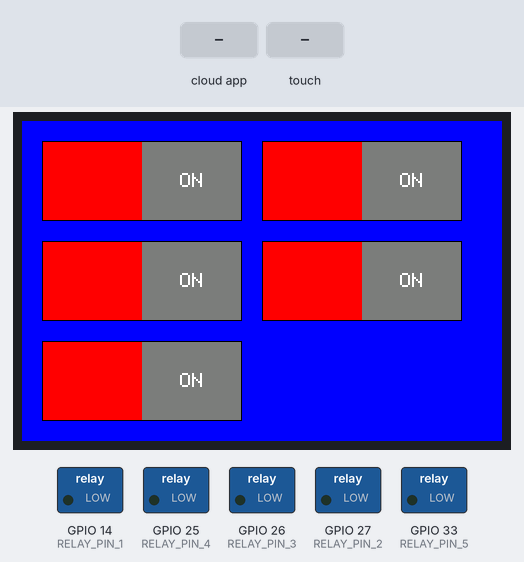
The sketch below on a simulated ESP32. Parts: 480×320 colour display, switched loads named in the sketch (green lamp = pin HIGH). The inputs (shaded band) are chosen by the test bench. WiFi joins after 1.5 s; servers stay silent unless stated.

Above: at 3.5 s.
3.6 s: the phone or cloud app sets Ladegeraet to 1
At 4.6 s:
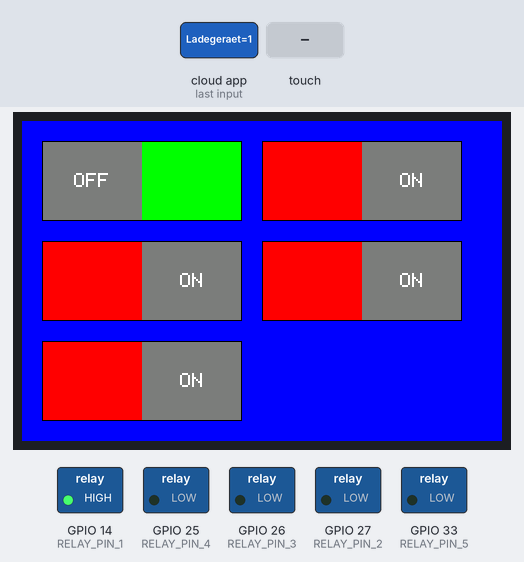
5.1 s: screen touched at 87 % across, 10 % down
At 5.8 s:
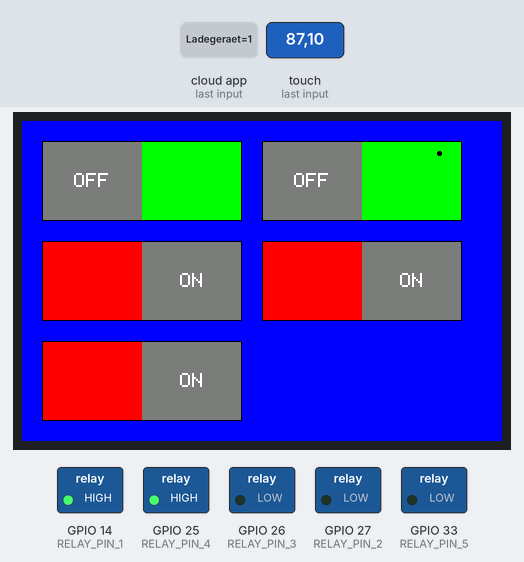
6.6 s: the phone or cloud app sets Stromversorger to 1
At 6.9 s:
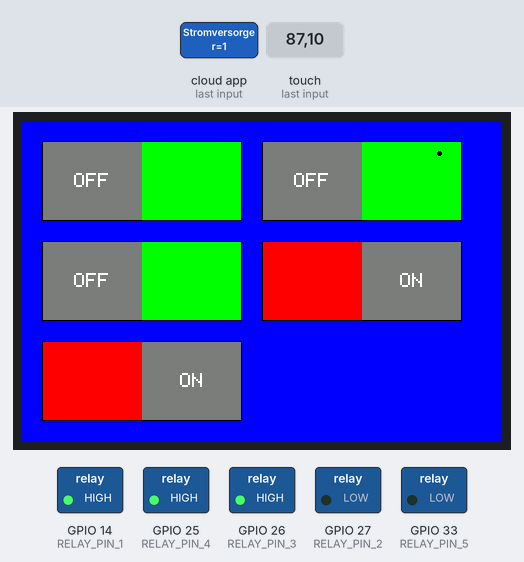
8.1 s: the phone or cloud app sets Picoskop to 1
At 9.2 s:
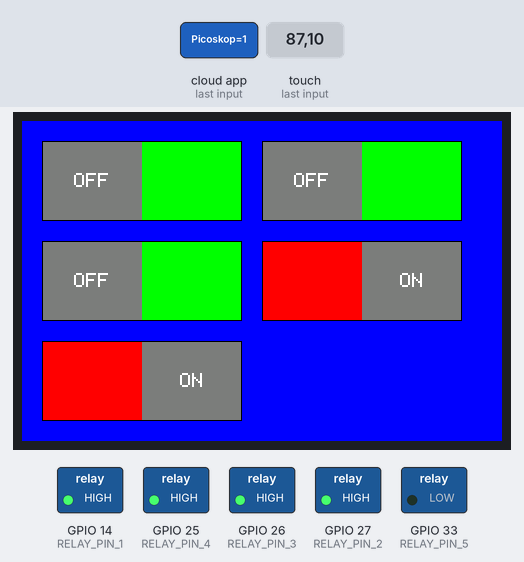
9.6 s: the phone or cloud app sets Bedienungsanleitung to 1
At 10.3 s:
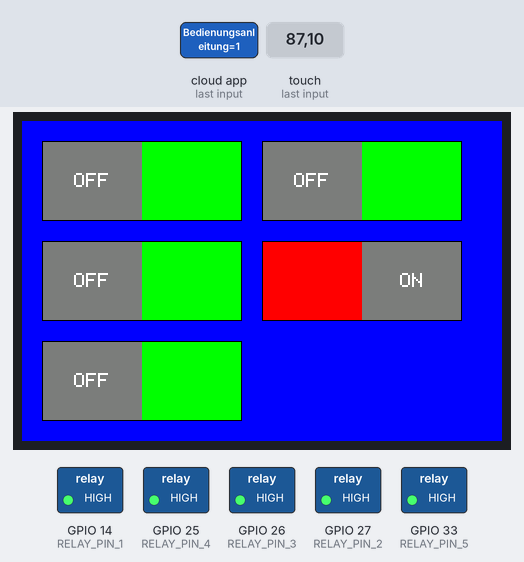
11.1 s: the phone or cloud app sets Ladegeraet to 0
At 11.6 s:
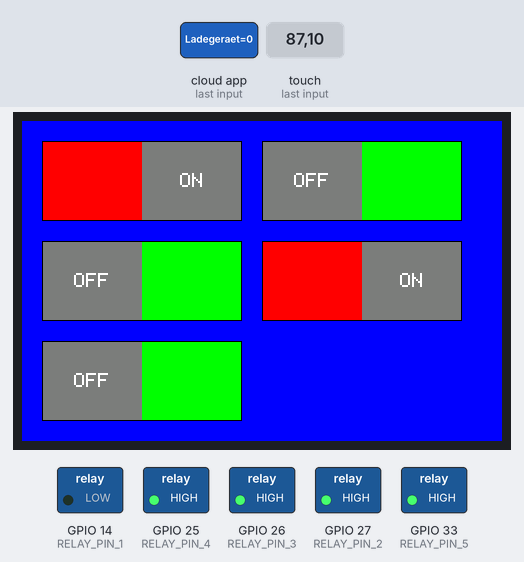
Timing chart, 0 to 13.6 s (numbered marks = the images above; inputs shaded):
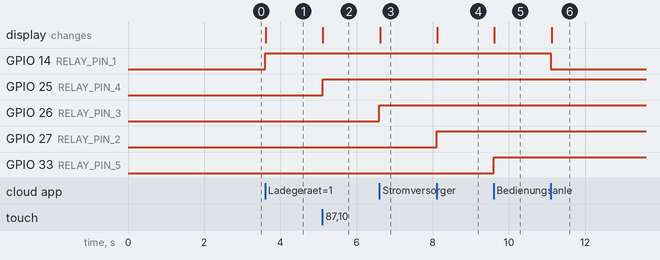

Measured:
- after the input at 3.6 s, GPIO 14 (RELAY_PIN_1): LOW → HIGH at once; the display: changes at once (image 1)
- after the input at 5.1 s, GPIO 25 (RELAY_PIN_4): LOW → HIGH at once; the display: first changes at once (image 2 shows a later state)
- after the input at 6.6 s, GPIO 26 (RELAY_PIN_3): LOW → HIGH at once; the display: changes at once (image 3)
- after the input at 8.1 s, GPIO 27 (RELAY_PIN_2): LOW → HIGH at once; the display: changes at once (image 4)
- after the input at 9.6 s, GPIO 33 (RELAY_PIN_5): LOW → HIGH at once; the display: changes at once (image 5)
- after the input at 11.1 s, GPIO 14 (RELAY_PIN_1): HIGH → LOW at once; the display: changes at once (image 6)

The sketch:

Workplace.ino
```cpp
/***********************************************************************************
 *  Arbeitsplatzsteuerung nach Bodmer TFT_eSPI Lib
 *  10.07.2023
 *********************************************************************************/
#include <Arduino.h>
#include "WiFi.h"
#include "fauxmoESP.h"
#include <SPI.h>
#include <TFT_eSPI.h> // Raspi Treiber 20 MHz einstllen

TFT_eSPI tft = TFT_eSPI();

#define WIFI_SSID "xxxxxxxxxx"
#define WIFI_PASS "xxxxxxxxxx"
IPAddress apIP(192, 168, 2, 250);
IPAddress gateway(192, 168, 2, 1);
IPAddress subnet(255, 255, 255, 0);
IPAddress dns(192, 168, 2, 1);

int F_X[] ={20, 240, 20, 240, 20};
int F_Y[] ={20, 20, 120, 120, 220};
// Pin      14,  27, 26, 25, 33
bool SwitchOn[] ={LOW, LOW, LOW, LOW, LOW};

#define F_W 200
#define F_H 80
#define RELAY_PIN_1 14
#define RELAY_PIN_2 27
#define RELAY_PIN_3 26
#define RELAY_PIN_4 25
#define RELAY_PIN_5 33

#define SCHALTER_1 "Ladegeraet"
#define SCHALTER_2 "Picoskop"
#define SCHALTER_3 "Stromversorger"
#define SCHALTER_4 "Werkzeug"
#define SCHALTER_5 "Bedienungsanleitung"

fauxmoESP fauxmo;

void wifiSetup() {
  WiFi.mode(WIFI_STA);
  WiFi.config(apIP, gateway, subnet, dns);
  WiFi.begin(WIFI_SSID, WIFI_PASS);
  while (WiFi.status() != WL_CONNECTED) {
    delay(1500);
     }
  // Serial.println("WiFi gefunden!");
         delay(500);
  // Serial.printf("[WIFI] STATION Mode, SSID: %s, IP address: %s\n", WiFi.SSID().c_str(), WiFi.localIP().toString().c_str());
}

void setup(void)
{
  //Serial.begin(115200);
  pinMode(RELAY_PIN_1, OUTPUT); digitalWrite(RELAY_PIN_1, LOW);
  pinMode(RELAY_PIN_2, OUTPUT); digitalWrite(RELAY_PIN_2, LOW);
  pinMode(RELAY_PIN_3, OUTPUT); digitalWrite(RELAY_PIN_3, LOW);
  pinMode(RELAY_PIN_4, OUTPUT); digitalWrite(RELAY_PIN_4, LOW);
  pinMode(RELAY_PIN_5, OUTPUT); digitalWrite(RELAY_PIN_5, LOW);
  tft.init();
  tft.setRotation(1);
  tft.fillScreen(TFT_BLUE);
for(int x=0; x<5;x++){
  redBtn(F_X[x], F_Y[x], x);}
  wifiSetup();
  fauxmo.createServer(true);
  fauxmo.setPort(80);
  fauxmo.enable(true);

  fauxmo.addDevice(SCHALTER_1);
  fauxmo.addDevice(SCHALTER_2);
  fauxmo.addDevice(SCHALTER_3);
  fauxmo.addDevice(SCHALTER_4);
  fauxmo.addDevice(SCHALTER_5);
  fauxmo.onSetState([](unsigned char device_id, const char * device_name, bool state, unsigned char value) {
    // Callback when a command from Alexa is received.

// Serial.printf("[MAIN] Device #%d (%s) state: %s value: %d\n", device_id, device_name, state ? "ON" : "OFF", value);
    if ( (strcmp(device_name, SCHALTER_1) == 0) ) {
      //Serial.println("RELAY 1 switched by Alexa");
      if (state) {
        digitalWrite(RELAY_PIN_1, HIGH);
         SwitchOn[0] = HIGH;greenBtn(F_X[0], F_Y[0], 0);
      } else {
        digitalWrite(RELAY_PIN_1, LOW);
         SwitchOn[0] = LOW;redBtn(F_X[0], F_Y[0], 0);
      }
    }
     if ( (strcmp(device_name, SCHALTER_2) == 0) ) {
     // Serial.println("RELAY 2 switched by Alexa");
      if (state) {
        digitalWrite(RELAY_PIN_2, HIGH);
        SwitchOn[1] = HIGH; greenBtn(F_X[1], F_Y[1], 1);
      } else {
        digitalWrite(RELAY_PIN_2, LOW);
         SwitchOn[1] = LOW; redBtn(F_X[1], F_Y[1], 1);
      }
    }
     if ( (strcmp(device_name, SCHALTER_3) == 0) ) {
      //Serial.println("RELAY 3 switched by Alexa");
      if (state) {
        digitalWrite(RELAY_PIN_3, HIGH);
        SwitchOn[2] = HIGH; greenBtn(F_X[2], F_Y[2], 2);
      } else {
        digitalWrite(RELAY_PIN_3, LOW);
         SwitchOn[2] = LOW; redBtn(F_X[2], F_Y[2], 2);
      }
    }
     if ( (strcmp(device_name, SCHALTER_4) == 0) ) {
     // Serial.println("RELAY 4 switched by Alexa");
      if (state) {
        digitalWrite(RELAY_PIN_4, HIGH);
        SwitchOn[3] = HIGH; greenBtn(F_X[3], F_Y[3], 3);
      } else {
        digitalWrite(RELAY_PIN_4, LOW);
         SwitchOn[3] = LOW; redBtn(F_X[3], F_Y[3], 3);
      }
    }
    if ( (strcmp(device_name, SCHALTER_5) == 0) ) {
     //Serial.println("RELAY 5 switched by Alexa");
      if (state) {
        digitalWrite(RELAY_PIN_5, HIGH);
        SwitchOn[4] = HIGH; greenBtn(F_X[4], F_Y[4], 4);
      } else {
        digitalWrite(RELAY_PIN_5, LOW);
         SwitchOn[4] = LOW;  redBtn(F_X[4], F_Y[4], 4);
      }
    }
});
}
//------------------------------------------------------------------------------------------
void loop()
{
  uint16_t x, y;
 fauxmo.handle();

  // See if there's any touch data for us
 if (tft.getTouch(&x, &y))
  {
    // Draw a block spot to show where touch was calculated to be
         tft.fillCircle(x, y, 2, TFT_BLACK);
for(int i=0; i<5;i++){
    if (SwitchOn[i])
    {
      if ((x > F_X[i]) && (x < (F_X[i] + F_W/2))) {
        if ((y > F_Y[i]) && (y <= (F_Y[i] + F_H))) {
          //Serial.println("Red btn hit");
          redBtn(F_X[i], F_Y[i], i);
          SwitchOn[i] = LOW;
          switch(i){
            case 0: digitalWrite(14, LOW);  break;
            case 1: digitalWrite(25, LOW);  break;
            case 2: digitalWrite(26, LOW);  break;
            case 3: digitalWrite(27, LOW);  break;
            case 4: digitalWrite(33, LOW);  break;
          }
          }
      }
    }
    else //Record is off (SwitchOn == false)
    {
      if ((x > F_X[i]+F_W/2) && (x < (F_X[i]+F_W))) {
        if ((y > F_Y[i]) && (y <= (F_Y[i] + F_H))) {
          //Serial.println("Green btn hit");
          greenBtn(F_X[i], F_Y[i], i);
          SwitchOn[i] = HIGH;
          switch(i){
            case 0: digitalWrite(14, HIGH);  break;
            case 1: digitalWrite(25, HIGH);  break;
            case 2: digitalWrite(26, HIGH);  break;
            case 3: digitalWrite(27, HIGH);  break;
            case 4: digitalWrite(33, HIGH);  break;
          }
          }
      }
    }
  }
  }
   /*static unsigned long last = millis();
    if (millis() - last > 5000) {
        last = millis();
        Serial.printf("[MAIN] Free heap: %d bytes\n", ESP.getFreeHeap());
    }
    fauxmo.setState(SCHALTER_1, SwitchOn[0], 255);
    fauxmo.setState(SCHALTER_2, SwitchOn[1], 255);
    fauxmo.setState(SCHALTER_3, SwitchOn[2], 255);
    fauxmo.setState(SCHALTER_4, SwitchOn[3], 255);
    fauxmo.setState(SCHALTER_5, SwitchOn[4], 255);*/
 }

void drawFrame(int fx, int fy)
{
  tft.drawRect(fx, fy, F_W, F_H, TFT_BLACK);
}

// Draw a red button
void redBtn(int Fx, int Fy, int x)
{
  tft.fillRect(Fx, Fy, F_W/2, F_H, TFT_RED);
  tft.fillRect(Fx+F_W/2, Fy, F_W/2, F_H, TFT_DARKGREY);
  drawFrame(Fx, Fy);
  tft.setTextColor(TFT_WHITE);
  tft.setTextSize(2);
  tft.setTextDatum(MC_DATUM);
  tft.drawString("ON", Fx+3*F_W/4, Fy + F_H/2);
  SwitchOn[x] = LOW;
}

// Draw a green button
void greenBtn(int Fx, int Fy, int x)
{
  tft.fillRect(Fx+F_W/2, Fy, F_W/2, F_H, TFT_GREEN);
  tft.fillRect(Fx, Fy, F_W/2, F_H, TFT_DARKGREY);
  drawFrame(Fx, Fy);
  tft.setTextColor(TFT_WHITE);
  tft.setTextSize(2);
  tft.setTextDatum(MC_DATUM);
  tft.drawString("OFF", Fx + F_W / 4, Fy + (F_H / 2));
  SwitchOn[x] = HIGH;
}
```
